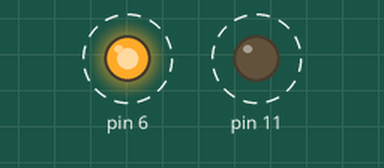
Simulated run of this sketch. Board: Arduino Uno, built with avr-gcc and run on an emulated ATmega328P. Shown: output pins drawn as LEDs (lit = HIGH). Dashed ring = blinking.

Above: at 0.5 s.
Timing chart, 0 to 4.6 s (numbered marks = the images above):
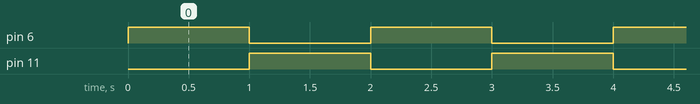

The sketch:

flip_flop.ino
```cpp
void setup(){
    pinMode(6,OUTPUT);       //6 nolu pin çıkış olarak atandı
    pinMode(11,OUTPUT);    //11 nolu pin çıkış olarak atandı
}
void loop(){
    digitalWrite(6,HIGH);       //kırmızı led aktif
    digitalWrite(11,LOW);      //mavi led pasif
    delay(1000);                      // 1 saniye bekleme
    digitalWrite(6,LOW);        //kırmızı led pasif
    digitalWrite(11,HIGH);    //mavi led aktif
    delay(1000);                     // 1 saniye bekleme
}
```

Measured:
- by itself, pin 6, pin 11: alternates HIGH for 1.0 s and LOW for 1.0 s
